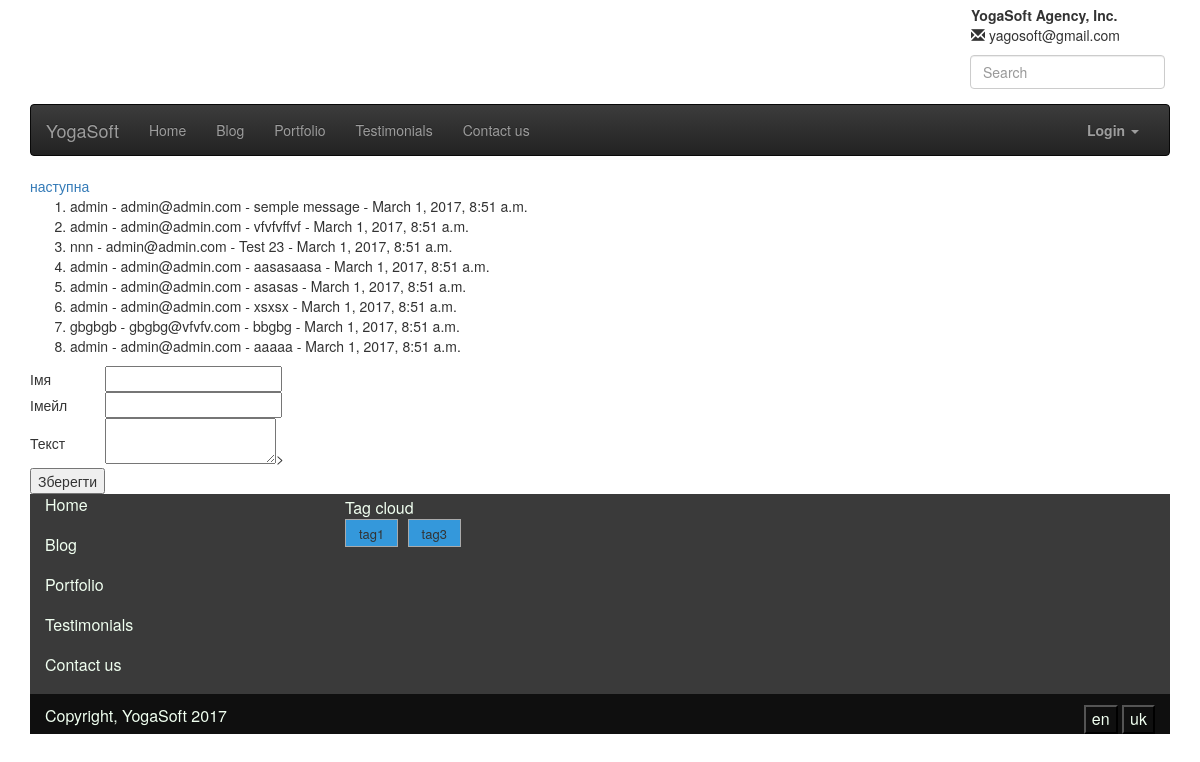
/app/testimonials/, run on the app's committed database.
### app/models.py (models this page shows)
class Testimonial(models.Model):
    author_name = models.CharField(max_length=100)
    author_email = models.EmailField()
    message = models.TextField()
    is_moderated = models.BooleanField(default=False)
    date = models.DateTimeField(auto_now_add=True)

class Tag(models.Model):
    name = models.CharField(max_length=50)
    def __str__(self):
        return self.name

### app/views.py (the view, shortened to what this page needs)
# urls.py: url(r'testimonials/$', views.Testimonials.as_view(), name="testimonials"),
class Testimonials(ListView):
    model = Testimonial
    template_name = "app/testimonials.html"
    paginate_by = TESTIMONIALS_ON_PAGE
    context_object_name = "testimonials"
    def get_queryset(self):
        return Testimonial.objects.filter(is_moderated=True).order_by('-date')

### app/templatetags/popular_tags.py (called while the page is built)
@register.inclusion_tag('app/tagcloud.html')
def popular_tags():
    context = list(Tag.objects.all())
    return {'tags': context}

### app/templates/app/testimonials.html (shortened to what this page needs)
{% extends 'base.html' %}
{% block content %}
    {% if page_obj.has_next %}
    <a href="{% url 'app:testimonials' %}?page={{ page_obj.next_page_number }}">наступна</a>
    {% endif %}
    <ol>
        {% for tstm in testimonials %}
            <li>{{ tstm.author_name }} - {{ tstm.author_email }} - {{ tstm.message }} - {{ tstm.date}}</li>
        {% endfor %}
    </ol>
    <form action="{% url 'app:testimonials' %}" method="POST" onsubmit="return confirm('Зберегти відгук?')">
    <table>
    <tr>
        <td>Імя</td>
        <td><input type="text" name="author_name" maxlength="30" required></td>
    </tr>
     <tr>
        <td>Імейл</td>
        <td><input type="email" name="author_email" maxlength="30" required></td>
    </tr>
     <tr>
        <td>Текст</td>
         <td><textarea name="message" maxlength="400" required></textarea>></td>
    </tr>
    <tr>
        <td><input type="submit" value="Зберегти" name="save"></td>
    </tr>
    </table>
</form>
{% endblock %}

### app/templates/app/tagcloud.html
<ul>
    {% for i in tags %}
        <li><a href="{% url 'app:blog_list_view_tag' tag=i %}">{{ i }}</a></li>
    {% endfor %}
</ul>

### app/static/css/styles.css (style rules this page uses)
.tagcloud ul { margin: 0; padding: 0; list-style: none; }
.tagcloud ul li { display: inline-block; margin: 0 .3em .3em 0; padding: 0; }
.tagcloud ul li a { display: inline-block; max-width: 100px; height: 28px; line-height: 28px; padding: 0 1em; background-color: #3498db; border: 1px solid #aaa; white-space: nowrap; text-overflow: ellipsis; overflow: hidden; color: #333; font-size: 13px; text-decoration: none; -webkit-transition: .2s; transition: .2s; }

### data on the page
Testimonial: author_name "admin", author_email "admin@admin.com", message "semple message", date "March 1, 2017, 8:51 a.m."
Testimonial: author_name "admin", author_email "admin@admin.com", message "vfvfvffvf", date "March 1, 2017, 8:51 a.m."
Testimonial: author_name "nnn", author_email "admin@admin.com", message "Test 23", date "March 1, 2017, 8:51 a.m."
Testimonial: author_name "admin", author_email "admin@admin.com", message "aasasaasa", date "March 1, 2017, 8:51 a.m."
Testimonial: author_name "admin", author_email "admin@admin.com", message "asasas", date "March 1, 2017, 8:51 a.m."
Testimonial: author_name "admin", author_email "admin@admin.com", message "xsxsx", date "March 1, 2017, 8:51 a.m."
Testimonial: author_name "gbgbgb", author_email "gbgbg@vfvfv.com", message "bbgbg", date "March 1, 2017, 8:51 a.m."
Testimonial: author_name "admin", author_email "admin@admin.com", message "aaaaa", date "March 1, 2017, 8:51 a.m."
Tag: name "tag1"
Tag: name "tag3"
